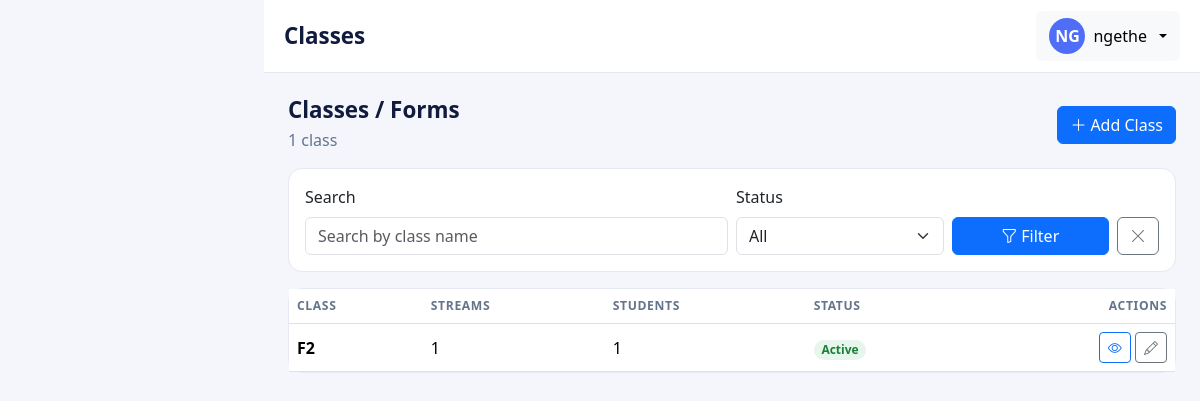
Page /classes/ (signed in) on the committed database.
### accounts/models.py (models this page shows, shortened)
class UserProfile(models.Model):
    class Roles(models.TextChoices):
        ADMIN = 'ADMIN', 'Administrator'
        TEACHER = 'TEACHER', 'Teacher'
        PARENT = 'PARENT', 'Parent'
    user = models.OneToOneField(User, on_delete=models.CASCADE, related_name='profile')
    role = models.CharField(max_length=10, choices=Roles.choices, default=Roles.PARENT)
    phone = models.CharField(max_length=20, blank=True)
    @property
    def is_admin(self):
        return self.role == self.Roles.ADMIN

### core/models.py (models this page shows, shortened)
class SchoolClass(models.Model):
    name = models.CharField(max_length=100, unique=True)
    is_active = models.BooleanField(default=True)
    class Meta:
        ordering = ['name']

### structure/views.py (the view)
# urls.py: path('classes/', ClassListView.as_view(), name='class_list'),
class ClassListView(AdminRequiredMixin, _AdminContextMixin, ListView):
    model = SchoolClass
    template_name = 'structure/class_list.html'
    context_object_name = 'classes'
    paginate_by = 20
    header_title = 'Classes'
    def get_queryset(self):
        queryset = super().get_queryset().annotate(
            stream_count=Count('class_streams', distinct=True),
            student_count=Count('class_streams__students', distinct=True),
        )
        q = self.request.GET.get('q', '').strip()
        status = self.request.GET.get('is_active', '')
        if q:
            queryset = queryset.filter(name__icontains=q)
        if status == '1':
            queryset = queryset.filter(is_active=True)
        elif status == '0':
            queryset = queryset.filter(is_active=False)
        return queryset
    def get_context_data(self, **kwargs):
        context = super().get_context_data(**kwargs)
        params = self.request.GET.copy()
        params.pop('page', None)
        context['page_qs'] = params.urlencode()
        context['filter_q'] = self.request.GET.get('q', '')
        context['filter_status'] = self.request.GET.get('is_active', '')
        return context

### accounts/access.py (called while the page is built)
def get_role(user):
    if not user or not user.is_authenticated:
        return None
    profile = getattr(user, 'profile', None)
    return profile.role if profile else None

def has_role(user, roles):
    return get_role(user) in roles

    def test_func(self):
        return has_role(self.request.user, self.roles)

### structure/views.py (called while the page is built)
    def get_context_data(self, **kwargs):
        context = super().get_context_data(**kwargs)
        context['page_title'] = self.header_title
        return context

### templates/structure/class_list.html (shortened to what this page needs)
{% extends 'base.html' %}
{% block content %}
  <div class="d-flex flex-wrap justify-content-between align-items-center gap-2 mb-3">
    <div>
      <h1 class="page-title mb-1">Classes / Forms</h1>
      <p class="text-subtle mb-0">
        {{ page_obj.paginator.count }} class{{ page_obj.paginator.count|pluralize }}
      </p>
    </div>
    <a href="{% url 'structure:class_add' %}" class="btn btn-primary">
      <i class="bi bi-plus-lg me-1"></i>Add Class
    </a>
  </div>
  <form method="get" class="card card-body-section mb-3">
    <div class="card-body py-3">
      <div class="row g-2 align-items-end">
        <div class="col-12 col-md-6">
          <label class="form-label" for="id_q">Search</label>
          <input type="text" name="q" id="id_q" class="form-control"
                 value="{{ filter_q }}" placeholder="Search by class name">
        </div>
        <div class="col-6 col-md-3">
          <label class="form-label" for="id_is_active">Status</label>
          <select name="is_active" id="id_is_active" class="form-select">
            <option value="">All</option>
          </select>
        </div>
        <div class="col-6 col-md-3 d-flex gap-2">
          <button type="submit" class="btn btn-primary flex-grow-1">
            <i class="bi bi-funnel me-1"></i>Filter
          </button>
          <a href="{% url 'structure:class_list' %}" class="btn btn-outline-secondary" title="Clear filters">
            <i class="bi bi-x-lg"></i>
          </a>
        </div>
      </div>
    </div>
  </form>
  <div class="card card-body-section">
    <div class="card-body p-0">
      {% if classes %}
        <div class="table-responsive">
          <table class="table table-hover align-middle mb-0">
            <thead>
              <tr>
                <th>Class</th>
                <th>Streams</th>
                <th>Students</th>
                <th>Status</th>
                <th class="text-end">Actions</th>
              </tr>
            </thead>
            <tbody>
              {% for school_class in classes %}
                <tr>
                  <td class="fw-semibold">{{ school_class.name }}</td>
                  <td>{{ school_class.stream_count }}</td>
                  <td>{{ school_class.student_count }}</td>
                  <td>
                    {% if school_class.is_active %}
                      <span class="badge rounded-pill bg-soft-success">Active</span>
                    {% else %}
                      <span class="badge rounded-pill bg-soft-secondary">Inactive</span>
                    {% endif %}
                  </td>
                  <td class="text-end text-nowrap">
                    <a href="{% url 'structure:class_detail' school_class.pk %}" class="btn btn-sm btn-outline-primary" title="View">
                      <i class="bi bi-eye"></i>
                    </a>
                    <a href="{% url 'structure:class_edit' school_class.pk %}" class="btn btn-sm btn-outline-secondary" title="Edit">
                      <i class="bi bi-pencil"></i>
                    </a>
                  </td>
                </tr>
              {% endfor %}
            </tbody>
          </table>
        </div>
      {% else %}
        {% include 'partials/empty_state.html' with message='No classes found. Try adjusting your filters or add a new class.' %}
      {% endif %}
    </div>
  </div>
{% endblock %}

### templates/partials/topbar.html (shortened to what this page needs)
<header class="app-topbar">
  <div class="d-flex align-items-center justify-content-between gap-2">
    <div class="d-flex align-items-center gap-2">
      <h1 class="page-title mb-0">{% block page_title %}{{ page_title|default:"Dashboard" }}{% endblock %}</h1>
    </div>
    <div class="d-flex align-items-center gap-2">
      {% if user_profile %}
        <div class="dropdown">
          <button class="btn btn-light dropdown-toggle d-flex align-items-center gap-2" type="button"
                  data-bs-toggle="dropdown" aria-expanded="false">
            <span class="user-avatar">{{ user_profile.user.username|slice:":2"|upper }}</span>
            <span class="d-none d-md-inline">{{ user_profile.user.get_full_name|default:user_profile.user.username }}</span>
          </button>
        </div>
      {% endif %}
    </div>
  </div>
</header>

### static/css/app.css (style rules this page uses)
:root { --brand-navy: #101b3d; --brand-navy-2: #1b2a5e; --brand-accent: #4f6ef7; --brand-accent-soft: #eef1fe; --body-bg: #f4f6fb; --sidebar-width: 264px; --text-muted: #64748b; }
body.app-body { background-color: var(--body-bg); font-family: 'Segoe UI', system-ui, -apple-system, sans-serif; }
.app-topbar { background: #fff; border-bottom: 1px solid #e6e9f2; padding: 0.7rem 1.25rem; position: sticky; top: 0; z-index: 100; }
.card-body-section { background: #fff; border: 1px solid #e6e9f2; border-radius: 14px; }
.table > :not(caption) > * > * { vertical-align: middle; }
.table thead th { font-size: 0.76rem; text-transform: uppercase; letter-spacing: 0.05em; color: var(--text-muted); border-bottom-width: 1px; white-space: nowrap; }
.page-title { font-size: 1.4rem; font-weight: 700; color: var(--brand-navy); margin: 0; }
.text-subtle { color: var(--text-muted); }
.bg-soft-success { background: #e7f6ec !important; color: #1a7f37 !important; }
.user-avatar { width: 36px; height: 36px; border-radius: 50%; background: var(--brand-accent); color: #fff; display: inline-flex; align-items: center; justify-content: center; font-weight: 600; }

### rows in the picture
UserProfile: user.username "NG", user.get_full_name "ngethe"
SchoolClass: name "F2", stream_count "1", student_count "1", is_active "Active"

### other values in the picture
{{ page_title|default:"Dashboard" }} "Classes"
{{ page_obj.paginator.count }} "1"
